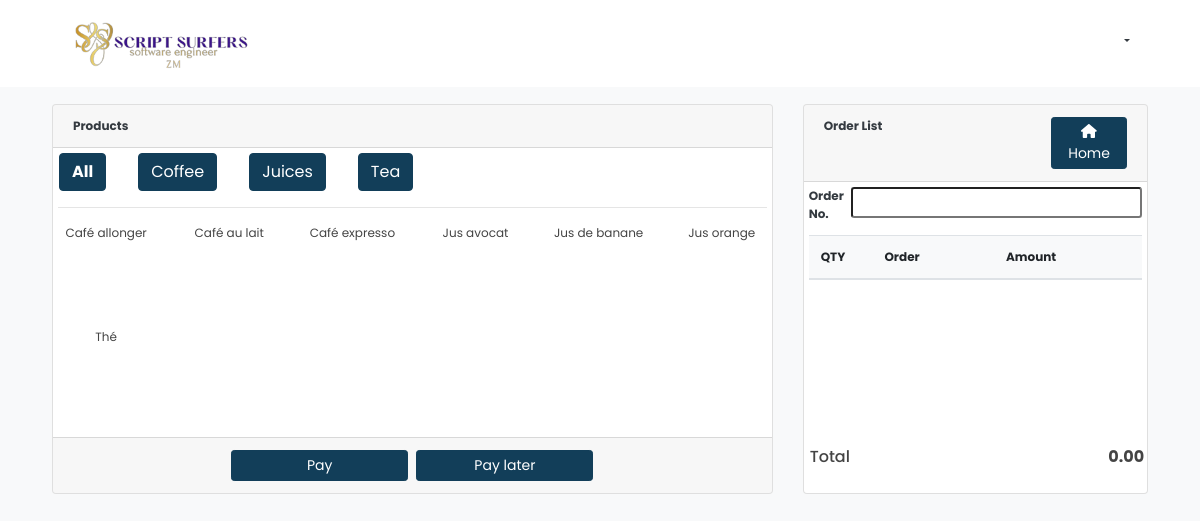
The app's page /billing/index.php with its own data.
### tables this page shows
CREATE TABLE `categories` (
  `id` int(30) NOT NULL,
  `name` varchar(200) NOT NULL,
  `description` text NOT NULL
);

CREATE TABLE `products` (
  `id` int(30) NOT NULL,
  `category_id` int(30) NOT NULL,
  `name` varchar(200) NOT NULL,
  `description` text NOT NULL,
  `price` float NOT NULL,
  `status` tinyint(1) NOT NULL DEFAULT 1 COMMENT '0=Unavailable,1=Available',
  `img` varchar(255) NULL DEFAULT ''
);

### billing/home.php (the view, shortened to what this page needs)
<?php include '../db_connect.php' ?>
<div class="container-fluid o-field">
	<div class="row mt-3 ml-3 mr-3">
        <div class="col-lg-8  p-field">
            <div class="card ">
                <div class="card-header text-dark">
                    <b>Products</b>
                </div>
                <div class="card-body row" id='prod-list'>
                    <div class="col-md-12">
                        <div class=" row justify-content-start align-items-center" id="cat-list">
                            <div class="mx-3 cat-item" data-id = 'all'>
                                <button class="btn btn-primary"><b class="text-white">All</b></button>
                            </div>
                            <?php
                            $qry = $conn->query("SELECT * FROM categories order by name asc");
                            while($row=$qry->fetch_assoc()):
                            ?>
                            <div class="mx-3 cat-item"  data-id = '<?php echo $row['id'] ?>'>
                                <button class="btn btn-primary"><?php echo ucwords($row['name']) ?></button>
                            </div>
                            <?php endwhile; ?>
                        </div>
                        <hr>
                        <div class="row">
                            <?php
                            $prod = $conn->query("SELECT * FROM products where status = 1 order by name asc");
                            while($row=$prod->fetch_assoc()):
                            ?>
                            <div class="col-md-2 mb-2">
                                <div class="prod-item text-center " data-json = '<?php echo json_encode($row) ?>' data-category-id="<?php echo $row['category_id'] ?>">
                                        <span>
                                            <?php echo $row['name'] ?>
                                        </span>
                                </div>
                            </div>
                        <?php endwhile; ?>
                        </div>
                    </div>
                </div>
            <div class="card-footer">
                <div class="row justify-content-center">
                    <div class="btn btn btn-sm col-sm-3 btn-primary mr-2" type="button" id="pay">Pay</div>
                    <div class="btn btn btn-sm col-sm-3 btn-primary" type="button" id="save_order">Pay later</div>
                </div>
            </div>
            </div>
        </div>
          <div class="col-lg-4">
           <div class="card">
                <div class="card-header text-dark">
                    <b>Order List</b>
                <span class="float:right"><a class="btn btn-primary btn-sm col-sm-3 float-right" href="../index.php" id="">
                    <i class="fa fa-home"></i> Home
                </a></span>
                </div>
               <div class="card-body">
            <form action="" id="manage-order">
                <div class="bg-white" id='o-list'>
                            <div class="d-flex w-100 bg-white mb-1">
                                <label for="" class="text-dark"><b>Order No.</b></label>
                                <input type="number" class="form-control-sm" name="order_number" value="<?php echo isset($order_number) ? $order_number : '' ?>" required>
                            </div>
                   <table class="table bg-light mb-5" >
                        <colgroup>
                            <col width="20%">
                            <col width="40%">
                            <col width="40%">
                            <col width="5%">
                        </colgroup>
                       <thead>
                           <tr>
                               <th>QTY</th>
                               <th>Order</th>
                               <th>Amount</th>
                               <th></th>
                           </tr>
                       </thead>
                   </table>
                </div>
                   <div class="d-block bg-white" id="calc">
                       <table class="" width="100%">
                           <tbody>
                                <tr>
                                   <td><b><h6>Total</h6></b></td>
                                   <td class="text-right">
                                       <span class=""><h6><b id="total_amount">0.00</b></h6></span>
                                   </td>
                               </tr>
                           </tbody>
                       </table>
                   </div>
            </form>
               </div>
           </div>
        </div>
    </div>
</div>

### assets/css/style.css (style rules this page uses)
body { font-family:Poppins, Helvetica, "sans-serif"; color: #444444; width: 100%; height: calc(100%); font-size: 12px; }
a { color: #1977cc; }
.justify-content-center { justify-content: center !important; }
.align-items-center { align-items: center !important; }
.btn-primary, .btn-primary:hover { background-color: #123e59; border-color: #123e59; }
.table td, .table th { border-bottom: 1px solid #dee2e6; border-bottom: 0; }
input::placeholder { font-family: Poppins, Helvetica, "sans-serif"; font-size: 15px; }

### billing/index.php (style rules this page uses)
body { background: #f8f9fa; position: fixed; width: calc(100%); height: calc(100%); overflow: auto; }

### billing/home.php (style rules this page uses)
main .card { height:calc(100%); }
main .card-body { height:calc(100%); overflow: auto; padding: 5px; position: relative; }
#o-list { height: calc(87%); overflow: auto; }
#calc { position: absolute; bottom: 1rem; height: calc(10%); width: calc(98%); }
.prod-item { min-height: 12vh; cursor: pointer; }
.cat-item { cursor: pointer; }

### records on screen
categories: name "Coffee"
categories: name "Juices"
categories: name "Tea"
products: name "Café allonger"
products: name "Café au lait"
products: name "Café expresso"
products: name "Jus avocat"
products: name "Jus de banane"
products: name "Jus orange"
products: name "Thé"
